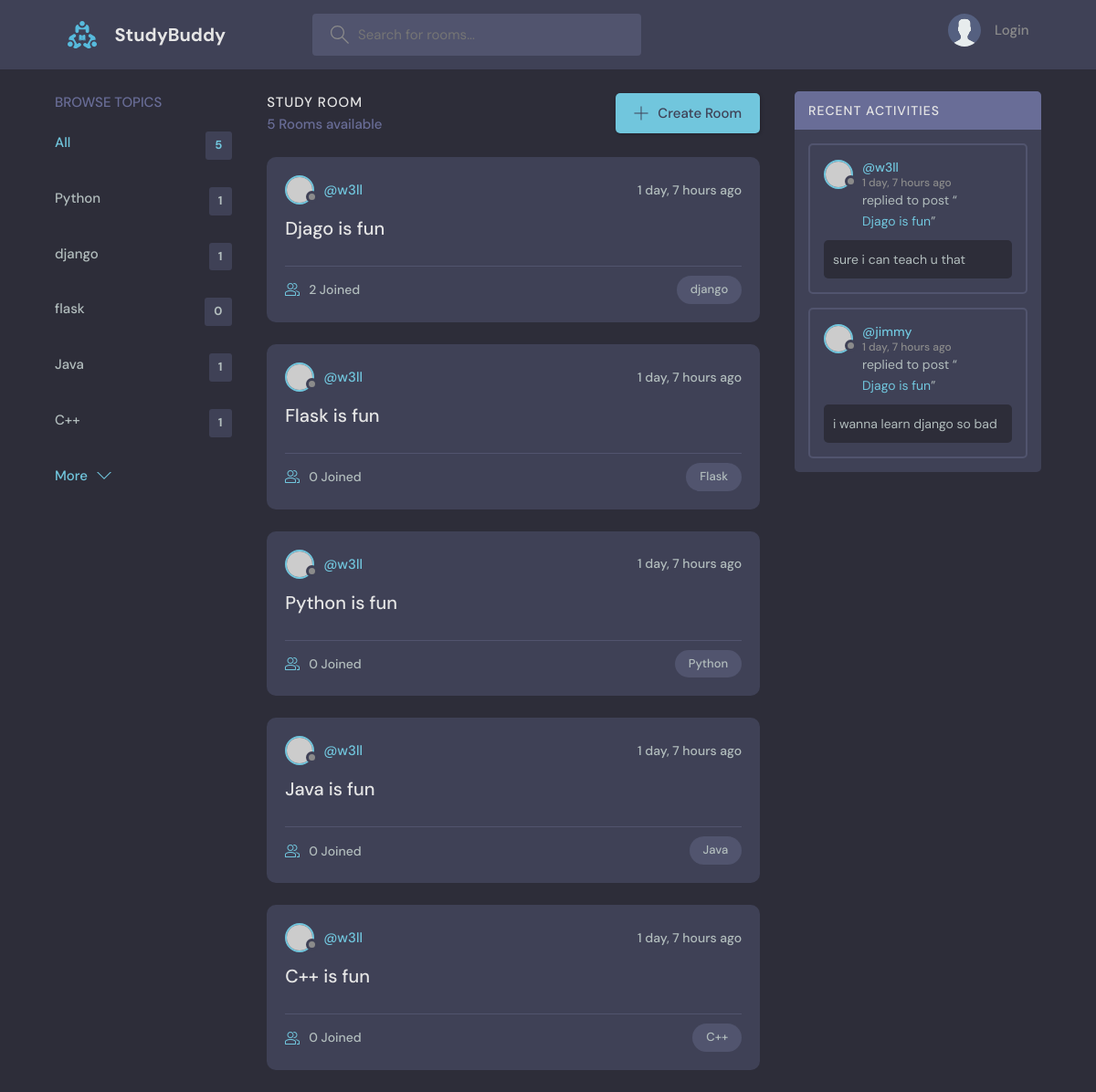
The page / on the database its author committed.
### base/models.py (models this page shows, shortened)
class Topic(models.Model):
    name = models.CharField(max_length=200)

class Room(models.Model):
    host = models.ForeignKey(User, on_delete=models.SET_NULL, null=True)
    topic = models.ForeignKey(Topic, on_delete=models.SET_NULL, null=True)
    name = models.CharField(max_length=200)
    description = models.TextField(null=True, blank=True)
    participants = models.ManyToManyField(User, related_name='participants', blank=True)
    updated = models.DateTimeField(auto_now=True)
    created = models.DateTimeField(auto_now_add=True)
    class Meta:
        ordering = ['-updated', '-created']
    def __str__(self, *args, **kawrgs):
        return self.name

class Message(models.Model):
    user = models.ForeignKey(User, on_delete=models.CASCADE)
    room = models.ForeignKey(Room, on_delete=models.CASCADE)
    body = models.TextField()
    updated = models.DateTimeField(auto_now=True)
    created = models.DateTimeField(auto_now_add=True)
    class Meta:
        ordering = ['-updated', '-created']

### base/views.py (the view)
# urls.py: path('', views.home, name="HOME"),
def home(request):
    q = request.GET.get('q') if request.GET.get('q') != None else ''
    rooms = Room.objects.filter(
        Q(topic__name__icontains=q) |
        Q(name__icontains=q) |
        Q(description__icontains=q)
        )
    topics = Topic.objects.all()[0:5]
    room_count = rooms.count()
    room_messages = Message.objects.filter(Q(room__topic__name__icontains=q))
    return render(request, 'base/home.html', {'rooms': rooms, 'topics': topics, 'room_count': room_count, 'room_messages': room_messages})

### base/templates/base/home.html (shortened to what this page needs)
{% extends 'main.html' %}
  {% block content %}
    <main class="layout layout--3">
      <div class="container">
        {% include 'base/topics_component.html' %}
        <div class="roomList">
          <div class="roomList__header">
            <div>
              <h2>Study Room</h2>
              <p>{{room_count}} Rooms available</p>
            </div>
            <a class="btn btn--main" href="{% url 'CREATEROOM' %}">
              <svg version="1.1" xmlns="http://www.w3.org/2000/svg" width="32" height="32" viewBox="0 0 32 32">
                <title>add</title>
                <path
                  d="M16.943 0.943h-1.885v14.115h-14.115v1.885h14.115v14.115h1.885v-14.115h14.115v-1.885h-14.115v-14.115z"
                ></path>
              </svg>
              Create Room
            </a>
          </div>
          {% include 'base/feed_component.html' %}
        </div>
          {% include 'base/activity_component.html' %}
      </div>
    </main>
{% endblock %}

### base/templates/base/topics_component.html
<div class="topics">
    <div class="topics__header">
      <h2>Browse Topics</h2>
    </div>
    <ul class="topics__list">
      <li>
        <a href="{% url 'HOME' %}" class="active">All <span>{{topics.count}}</span></a>
      </li>
      {% for topic in topics %}
      <li>
        <a href="{% url 'HOME' %}?q={{topic.name}}">{{topic.name}} <span>{{topic.room_set.all.count}}</span></a>
      </li>
      {% endfor %}
    </ul>
    <a class="btn btn--link" href="{% url 'TOPICS' %}">
      More
      <svg version="1.1" xmlns="http://www.w3.org/2000/svg" width="32" height="32" viewBox="0 0 32 32">
        <title>chevron-down</title>
        <path d="M16 21l-13-13h-3l16 16 16-16h-3l-13 13z"></path>
      </svg>
    </a>
  </div>

### base/templates/base/feed_component.html (shortened to what this page needs)
{% for room in rooms%}
<div class="roomListRoom">
    <div class="roomListRoom__header">
        <a href="{% url 'USERPROFILE' room.host.id %}" class="roomListRoom__author">
        <div class="avatar avatar--small">
          <img src="https://randomuser.me/api/portraits/women/11.jpg" />
        </div>
        <span>@{{room.host.username}}</span>
      </a>
      <div class="roomListRoom__actions">
        <span>{{room.created|timesince}} ago</span>
      </div>
    </div>
    <div class="roomListRoom__content">
      <a href="{% url 'ROOM' room.id %}">{{room.name}}</a>
    </div>
    <div class="roomListRoom__meta">
      <a href="{% url 'ROOM' room.id %}" class="roomListRoom__joined">
        {{room.participants.all.count}} Joined
      </a>
      <p class="roomListRoom__topic">{{room.topic.name}}</p>
    </div>
  </div>
  {% endfor %}

### base/templates/base/activity_component.html (shortened to what this page needs)
<div class="activities">
    <div class="activities__header">
      <h2>Recent Activities</h2>
    </div>
{% for message in room_messages %}
<div class="activities__box">
    <div class="activities__boxHeader roomListRoom__header">
      <a href="{% url 'USERPROFILE' message.user.id %}" class="roomListRoom__author">
        <div class="avatar avatar--small">
          <img src="https://randomuser.me/api/portraits/women/11.jpg" />
        </div>
        <p>
            @{{message.user}}
          <span>{{message.created|timesince}} ago</span>
        </p>
      </a>
    </div>
    <div class="activities__boxContent">
      <p>replied to post “<a href="{% url 'ROOM' message.room.id %}">{{message.room}}</a>”</p>
      <div class="activities__boxRoomContent">
        {{message.body}}
      </div>
    </div>
  </div>
  {% endfor %}
</div>

### rows shown on the page
Topic: name "Python", room_set.all.count "1"
Topic: name "django", room_set.all.count "1"
Topic: name "flask", room_set.all.count "0"
Topic: name "Java", room_set.all.count "1"
Topic: name "C++", room_set.all.count "1"
Room: host.username "w3ll", created "1 day, 7 hours", name "Djago is fun", participants.all.count "2", topic.name "django"
Room: host.username "w3ll", created "1 day, 7 hours", name "Flask is fun", participants.all.count "0", topic.name "Flask"
Room: host.username "w3ll", created "1 day, 7 hours", name "Python is fun", participants.all.count "0", topic.name "Python"
Room: host.username "w3ll", created "1 day, 7 hours", name "Java is fun", participants.all.count "0", topic.name "Java"
Room: host.username "w3ll", created "1 day, 7 hours", name "C++ is fun", participants.all.count "0", topic.name "C++"
Message: user "w3ll", created "1 day, 7 hours", room "Djago is fun", body "sure i can teach u that"
Message: user "jimmy", created "1 day, 7 hours", room "Djago is fun", body "i wanna learn django so bad"

### other values the page prints
{{ topics.count }} "5"
{{ room_count }} "5"
